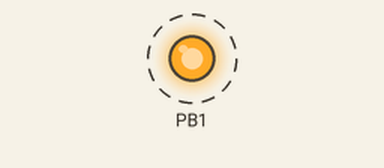
Bench run of a sketch on a simulated ATtiny85, built with avr-gcc and run on an emulated ATtiny85. Parts: output pins drawn as LEDs (lit = HIGH). Dashed ring = blinking.

Above: at 0.5 s.
Timing chart, 0 to 4.6 s (numbered marks = the images above):
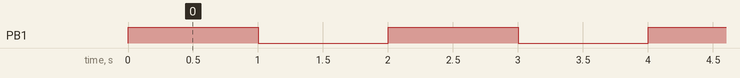

The sketch:

_005_Blink.ino
```cpp
/*
 *
 * simple blink program with macros
 *
 * 6.3.2017 ChrisMicro
 *
 */

#define LEDPORT    ( 1<<PB1 ); //PB1 is the led pin ( pin 6 Attiny85 )
#define INITLED    { DDRB|=LEDPORT; }

#define LEDON      { PORTB|=LEDPORT;}
#define LEDOFF     { PORTB&=~LEDPORT;}
#define TOGGLELED  { PORTB^=LEDPORT;}


void setup()
{
  INITLED;
}


void loop()
{
  TOGGLELED;
  delay(1000); // wait for a second
}
```

Measured:
- by itself, PB1: alternates HIGH for 1.0 s and LOW for 1.0 s
